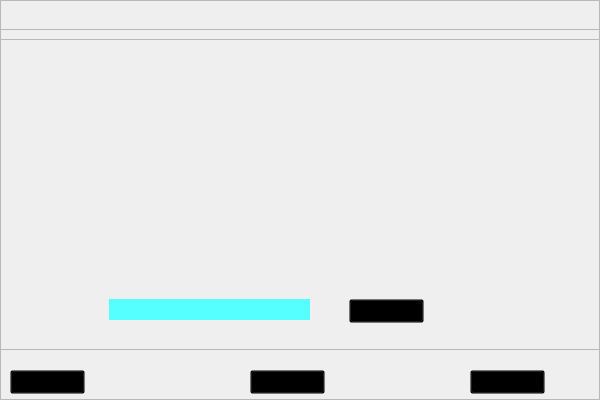
<?xml version="1.0" encoding="UTF-8"?>
<ui version="4.0">
 <class>userInfo</class>
 <widget class="QMainWindow" name="userInfo">
  <property name="geometry">
   <rect>
    <x>0</x>
    <y>0</y>
    <width>600</width>
    <height>400</height>
   </rect>
  </property>
  <property name="minimumSize">
   <size>
    <width>600</width>
    <height>400</height>
   </size>
  </property>
  <property name="maximumSize">
   <size>
    <width>600</width>
    <height>400</height>
   </size>
  </property>
  <property name="windowTitle">
   <string>MainWindow</string>
  </property>
  <property name="styleSheet">
   <string notr="true"/>
  </property>
  <widget class="QWidget" name="centralwidget">
   <property name="styleSheet">
    <string notr="true">QFrame#frame{
	background-image: url(:/xiuxian/images/backgroundlogin.jpg);
}</string>
   </property>
   <widget class="QFrame" name="frame">
    <property name="geometry">
     <rect>
      <x>0</x>
      <y>0</y>
      <width>600</width>
      <height>400</height>
     </rect>
    </property>
    <property name="minimumSize">
     <size>
      <width>600</width>
      <height>400</height>
     </size>
    </property>
    <property name="maximumSize">
     <size>
      <width>600</width>
      <height>400</height>
     </size>
    </property>
    <property name="styleSheet">
     <string notr="true">QPushButton{
	background:transparent;
}
QPushButton:pressed{
	background-color:#405361;
	border-style:inset;
}
</string>
    </property>
    <property name="frameShape">
     <enum>QFrame::StyledPanel</enum>
    </property>
    <property name="frameShadow">
     <enum>QFrame::Raised</enum>
    </property>
    <widget class="QPushButton" name="backBtn">
     <property name="geometry">
      <rect>
       <x>250</x>
       <y>370</y>
       <width>75</width>
       <height>24</height>
      </rect>
     </property>
     <property name="styleSheet">
      <string notr="true">image: url(:/xiuxian/images/shopping-bag.svg);</string>
     </property>
     <property name="text">
      <string/>
     </property>
    </widget>
    <widget class="QPushButton" name="pushButton_4">
     <property name="geometry">
      <rect>
       <x>470</x>
       <y>370</y>
       <width>75</width>
       <height>24</height>
      </rect>
     </property>
     <property name="styleSheet">
      <string notr="true">image: url(:/xiuxian/images/user.svg);</string>
     </property>
     <property name="text">
      <string/>
     </property>
    </widget>
    <widget class="QPushButton" name="chatBtn">
     <property name="geometry">
      <rect>
       <x>10</x>
       <y>370</y>
       <width>75</width>
       <height>24</height>
      </rect>
     </property>
     <property name="styleSheet">
      <string notr="true">image: url(:/xiuxian/images/message-circle.svg);</string>
     </property>
     <property name="text">
      <string/>
     </property>
    </widget>
    <widget class="QPushButton" name="minBtn">
     <property name="geometry">
      <rect>
       <x>540</x>
       <y>0</y>
       <width>25</width>
       <height>25</height>
      </rect>
     </property>
     <property name="minimumSize">
      <size>
       <width>25</width>
       <height>25</height>
      </size>
     </property>
     <property name="maximumSize">
      <size>
       <width>25</width>
       <height>25</height>
      </size>
     </property>
     <property name="styleSheet">
      <string notr="true">QPushButton{
	image: url(:/xiuxian/images/min.png);
	border:none;
	background:transparent;
}
QPushButton:pressed{
	background-color:#405361;
	border-style:inset;
}
</string>
     </property>
     <property name="text">
      <string/>
     </property>
    </widget>
    <widget class="QPushButton" name="closeBtn">
     <property name="geometry">
      <rect>
       <x>570</x>
       <y>0</y>
       <width>25</width>
       <height>25</height>
      </rect>
     </property>
     <property name="minimumSize">
      <size>
       <width>25</width>
       <height>25</height>
      </size>
     </property>
     <property name="maximumSize">
      <size>
       <width>25</width>
       <height>25</height>
      </size>
     </property>
     <property name="styleSheet">
      <string notr="true">QPushButton{
	image: url(:/xiuxian/images/close.png);
	border:none;
	background:transparent;
}
QPushButton:pressed{
	background-color:#405361;
	border-style:inset;
}
</string>
     </property>
     <property name="text">
      <string/>
     </property>
    </widget>
    <widget class="QWidget" name="widget" native="true">
     <property name="geometry">
      <rect>
       <x>-1</x>
       <y>19</y>
       <width>601</width>
       <height>331</height>
      </rect>
     </property>
     <widget class="QFrame" name="chatFrame">
      <property name="geometry">
       <rect>
        <x>0</x>
        <y>20</y>
        <width>601</width>
        <height>321</height>
       </rect>
      </property>
      <property name="styleSheet">
       <string notr="true">QListWidget{
	background:transparent;
	border:none;
}
QLineEdit{
	border:none;
	background-color:rgb(85, 255, 255);
}</string>
      </property>
      <property name="frameShape">
       <enum>QFrame::StyledPanel</enum>
      </property>
      <property name="frameShadow">
       <enum>QFrame::Raised</enum>
      </property>
      <widget class="QListWidget" name="chatList">
       <property name="geometry">
        <rect>
         <x>80</x>
         <y>20</y>
         <width>431</width>
         <height>221</height>
        </rect>
       </property>
      </widget>
      <widget class="QLineEdit" name="lineEdit">
       <property name="geometry">
        <rect>
         <x>110</x>
         <y>260</y>
         <width>201</width>
         <height>21</height>
        </rect>
       </property>
      </widget>
      <widget class="QPushButton" name="sendBtn">
       <property name="geometry">
        <rect>
         <x>350</x>
         <y>260</y>
         <width>75</width>
         <height>24</height>
        </rect>
       </property>
       <property name="text">
        <string>发送</string>
       </property>
      </widget>
     </widget>
     <widget class="QFrame" name="backFrame">
      <property name="geometry">
       <rect>
        <x>10</x>
        <y>10</y>
        <width>601</width>
        <height>321</height>
       </rect>
      </property>
      <property name="styleSheet">
       <string notr="true">background:transparent;
border:none;</string>
      </property>
      <property name="frameShape">
       <enum>QFrame::StyledPanel</enum>
      </property>
      <property name="frameShadow">
       <enum>QFrame::Raised</enum>
      </property>
      <widget class="QListWidget" name="backList">
       <property name="geometry">
        <rect>
         <x>0</x>
         <y>20</y>
         <width>591</width>
         <height>241</height>
        </rect>
       </property>
      </widget>
     </widget>
     <widget class="QFrame" name="userFrame">
      <property name="geometry">
       <rect>
        <x>0</x>
        <y>10</y>
        <width>601</width>
        <height>321</height>
       </rect>
      </property>
      <property name="frameShape">
       <enum>QFrame::StyledPanel</enum>
      </property>
      <property name="frameShadow">
       <enum>QFrame::Raised</enum>
      </property>
     </widget>
    </widget>
    <widget class="QLabel" name="IsConnected">
     <property name="geometry">
      <rect>
       <x>240</x>
       <y>0</y>
       <width>91</width>
       <height>20</height>
      </rect>
     </property>
     <property name="text">
      <string/>
     </property>
    </widget>
   </widget>
  </widget>
 </widget>
 <resources/>
 <connections/>
</ui>
